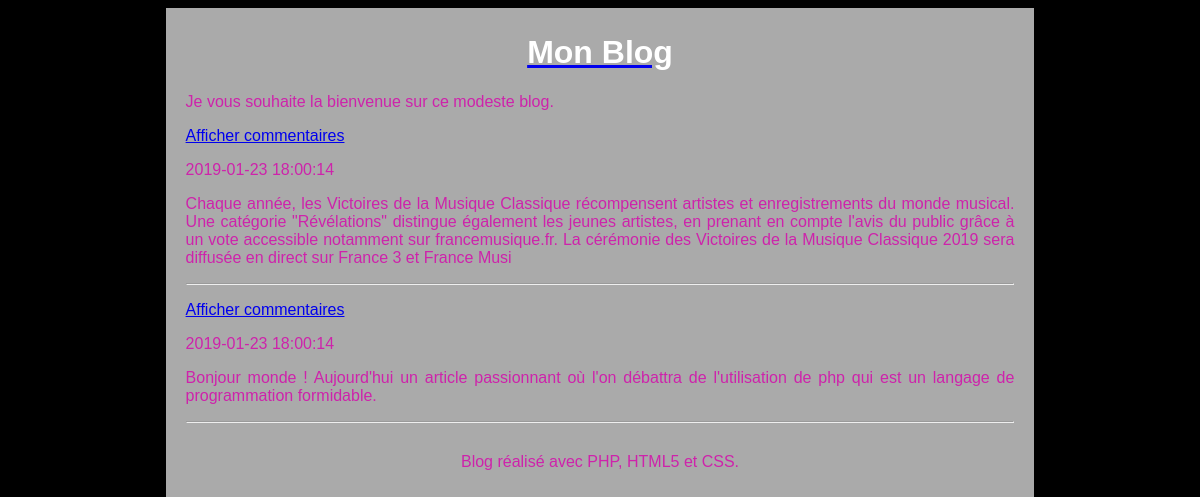
The page / on the database its author committed.
### tables this page shows
CREATE TABLE IF NOT EXISTS `t_billet` (
  `BIL_ID` int(11) NOT NULL AUTO_INCREMENT,
  `BIL_DATE` datetime NOT NULL,
  `BIL_TITRE` varchar(100) NOT NULL,
  `BIL_CONTENU` varchar(400) NOT NULL,
  PRIMARY KEY (`BIL_ID`)
);

### Controleur/ControleurAccueil.php (called while the page is built)
<?php
require_once 'Modele/Billet.php';
require_once 'Vue/Vue.php';
class ControleurAccueil
{
	private $billet;
	public function __construct() {
		$this->billet = new Billet();
	}
	public function accueil() {
		$billets = $this->billet->getBillets();
		$vue = new Vue('Accueil');
		$vue->generer(array('billets' => $billets));
	}
}

### Modele/Billet.php (called while the page is built, shortened)
<?php
require_once 'Modele/Modele.php';
class Billet extends Modele {
  public function getBillets() {
    $sql = 'select BIL_ID as id, BIL_DATE as date,'
      . ' BIL_TITRE as titre, BIL_CONTENU as contenu from T_BILLET'
      . ' order by BIL_ID desc';
    $billets = $this->executerRequete($sql);
    return $billets;
  }
}

### Modele/Modele.php (called while the page is built)
<?php
abstract class Modele {
  private $bdd;
  protected function executerRequete($sql, $params = null) {
    if ($params == null) {
      $resultat = $this->getBdd()->query($sql);
    }
    else {
      $resultat = $this->getBdd()->prepare($sql);
      $resultat->execute($params);
    }
    return $resultat;
  }
  private function getBdd() {
    if ($this->bdd == null) {
      $this->bdd = new PDO('mysql:host=localhost;dbname=test;charset=utf8',
        'root', '', array(PDO::ATTR_ERRMODE => PDO::ERRMODE_EXCEPTION));
    }
    return $this->bdd;
  }
}

### index.php (called while the page is built)
<?php
require 'Controleur/Routeur.php';
$routeur = new Routeur();
$routeur->routerRequete();

### Vue/vueAccueil.php (the view)
<?php
$this->titre = "Mon Blog"; ?>
<?php foreach ($billets as $billet):
    ?>
    <article>
        <header>
            <a href="<?= "index.php?action=billet&id=" . $billet['id'] ?>">
                <p>Afficher commentaires</p>
            </a>
            <time><?= $billet['date'] ?></time>
        </header>
        <p><?= $billet['contenu'] ?></p>
    </article>
    <hr />
<?php endforeach; ?>

### Vue/gabarit.php (shortened to what this page needs)
<!doctype html>
<html lang="fr">
    <head>
        <link rel="stylesheet" href="Contenu/style.css" />
    </head>
    <body>
        <div id="global">
            <header>
                <a href="index.php"><h1 id="titreBlog">Mon Blog</h1></a>
                <p>Je vous souhaite la bienvenue sur ce modeste blog.</p>
            </header>
            <div id="contenu">
                <?= $contenu ?>
            </div>
            <footer id="piedBlog">
                Blog réalisé avec PHP, HTML5 et CSS.
            </footer>
        </div>
    </body>
</html>

### Controleur/Routeur.php (shortened to what this page needs)
<?php
require_once 'Controleur/ControleurAccueil.php';
require_once 'Vue/Vue.php';
class Routeur {
  private $ctrlAccueil;
  private $ctrlBillet;
  public function __construct() {
    $this->ctrlAccueil = new ControleurAccueil();
    $this->ctrlBillet = new ControleurBillet();
  }
  public function routerRequete() {
    try {
      if (isset($_GET['action'])) {
    if ($_GET['action'] == 'billet') {
      $idBillet = intval($this->getParametre($_GET, 'id'));
      if ($idBillet != 0) {
        $this->ctrlBillet->billet($idBillet);
      }
      else
        throw new Exception("Identifiant de billet non valide");
    }
    else if ($_GET['action'] == 'commenter') {
      $auteur = $this->getParametre($_POST, 'auteur');
      $contenu = $this->getParametre($_POST, 'contenu');
      $idBillet = $this->getParametre($_POST, 'id');
      $this->ctrlBillet->commenter($auteur, $contenu, $idBillet);
    }
    else
      throw new Exception("Action non valide");
  }
  else {
    $this->ctrlAccueil->accueil();
}
 }
    catch (Exception $e) {
      $this->erreur($e->getMessage());
    }
  }
}

### Vue/Vue.php (shortened to what this page needs)
<?php
class Vue
{
	private $titre;
	private $fichier;
	public function __construct($action) {
		$this->fichier = 'Vue/vue'.$action.'.php';
	}
	public function generer($donnees) {
		$contenu = $this->genererFichier($this->fichier, $donnees);
		$vue = $this->genererFichier('Vue/gabarit.php',
		array('titre' => $this->titre, 'contenu' => $contenu));
		echo $vue;
	}
	public function genererFichier($fichier, $donnees) {
		if(file_exists($fichier)) {
			extract($donnees);
			require $fichier;
			return ob_get_clean();
		}
		else {
      		throw new Exception('Fichier'.$fichier. 'introuvable');
   		}
	}
}

### Contenu/style.css (style rules this page uses)
html, body { height: 100%; }
body { color: #ce23ab; background: black; font-family: 'Futura-Medium', 'Futura', 'Trebuchet MS', sans-serif; }
h1 { color: white; }
#global { min-height: 100%; background: #aaa; width: 70%; margin: auto; text-align: justify; padding: 5px 20px; }
#contenu { margin-bottom : 30px; }
#titreBlog, #piedBlog { text-align: center; }

### rows shown on the page
t_billet: BIL_DATE "2019-01-23 18:00:14", BIL_CONTENU "Chaque année, les Victoires de la Musique Classique récompensent artistes et enregistrements du monde musical. Une catégorie \"Révélations\" distingue également les jeunes artistes, en prenant en compte l'avis du public grâce à un vote accessible notamment sur francemusique.fr. La cérémonie des Victoires de la Musique Classique 2019 sera diffusée en direct sur France 3 et France Musi"
t_billet: BIL_DATE "2019-01-23 18:00:14", BIL_CONTENU "Bonjour monde ! Aujourd'hui un article passionnant où l'on débattra de l'utilisation de php qui est un langage de programmation formidable."
